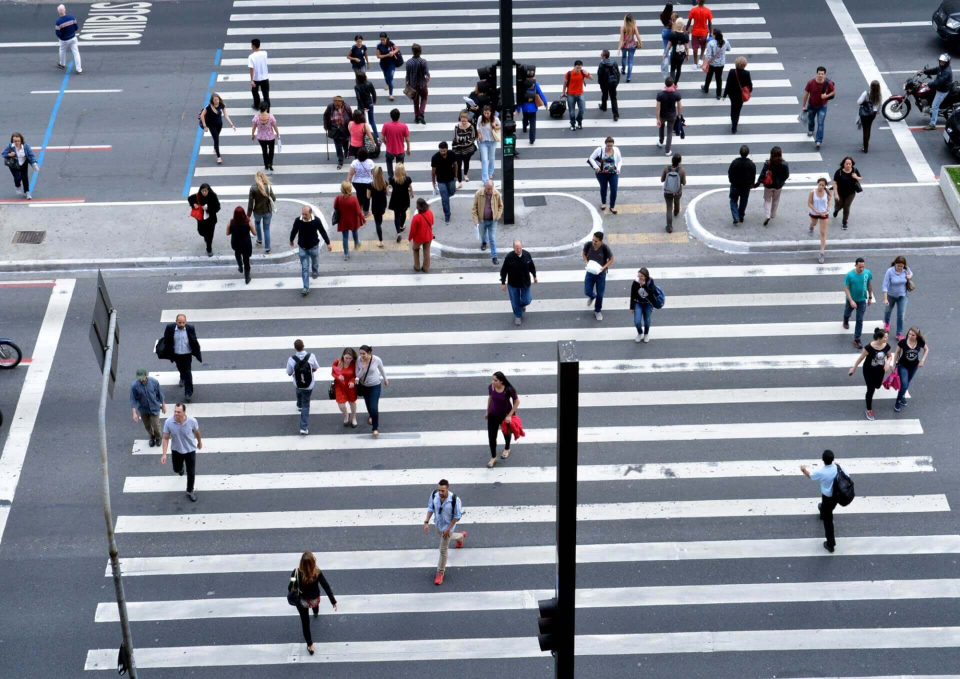
//> input picture exercicio6/Pedestres.jpg, 1920 x 1358 px (shown at 1/2 size)
$ ./tiltshift   (built with g++ and OpenCV 4)
//> lines starting //> are read from the running program, lines starting //| are printed output that depends on the picture
#include <iostream>
#include <cstdio>
#include <opencv2/opencv.hpp>


//decaimento
int dec_slider = 10;
int dec_slider_max = 100;

//altura do centro
int top_slider = 40;
int top_slider_max = 100;

//posição do centro
int centro_slider = 40;
int centro_slider_max = 100;

double alfa;
int l1, l2;
cv::Mat image1, image2, blended, mask;

char TrackbarName[50];

//funcao que aplica os efeitos das 3 trackbars
void on_trackbar_efeito(int, void*){
  image1.copyTo(blended);
  l1 = image1.size().height*(centro_slider - top_slider/2)/100.0;
  l2 = image1.size().height*(centro_slider + top_slider/2)/100.0;
  if(l1<0) l1 = 0;
  if(l2>image1.size().height) l2 = image1.size().height;

  // tag::parte2[]
  //ponderação entre a imagem original com o alfa e a imagem borrada com o negativo de alfa
  //e a combinação delas, resultando no efeito tiltshift
  for(int i=0;i<image1.size().height;i++){
    alfa = 0.5*(tanh((i-l1)/(double)(dec_slider+1.0))-tanh((i-l2)/(double)(dec_slider+1.0)));
    cv::addWeighted(image1.row(i), alfa, image2.row(i), 1-alfa, 0.0, blended.row(i));
  }
  cv::imshow("tiltshift", blended);
   // end::parte2[]
}

int main(int argvc, char** argv){
  // tag::parte1[]
  image1 = cv::imread("Pedestres.jpg");
//> image1 is the input picture: 1358 rows x 1920 cols, CV_8UC3; mean B, G, R 150.8, 139, 134.1
  resize(image1, image1, cv::Size(750,500));
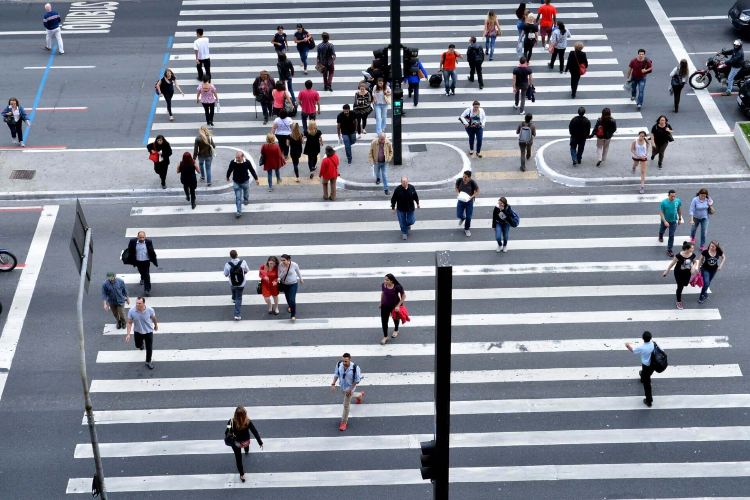
//> image1: 500 rows x 750 cols, CV_8UC3; mean B, G, R 150.7, 138.9, 134
  image1.copyTo(image2);  //image2 é uma copia de image1 que vai passar por um borramento
  float media[] = {0.1111, 0.1111, 0.1111, 0.1111, 0.1111,
                   0.1111, 0.1111, 0.1111, 0.1111};

  image2.convertTo(image2, CV_32F);
  mask = cv::Mat(3, 3, CV_32F, media);
  //aplicando o filtro 10 vezes para reforçar o borramento
  for(int i=0;i<10;i++){
    cv::filter2D(image2, image2, image2.depth(), mask,
                 cv::Point(1, 1), 0);
  }
//> this loop made 10 passes
//> pass 2, `cv::filter2D(image2, image2, image2.depth(), mask, cv::Point(1, 1), 0);`:
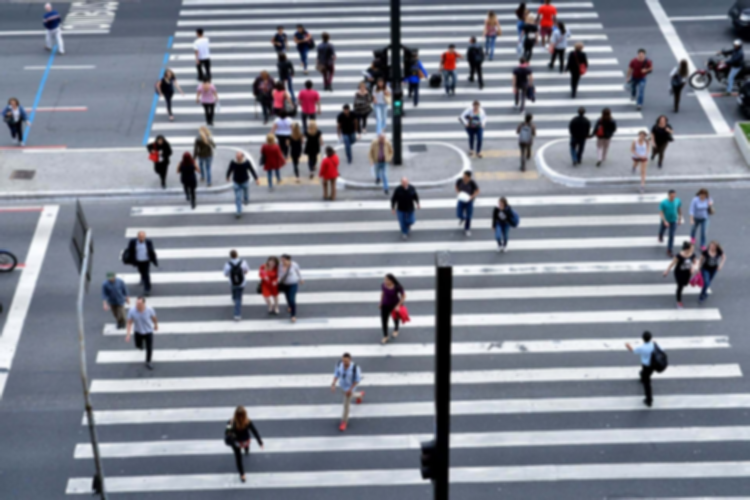
//> image2: 500 rows x 750 cols, CV_32FC3; mean B, G, R 150.7, 138.9, 134
//> after the loop:
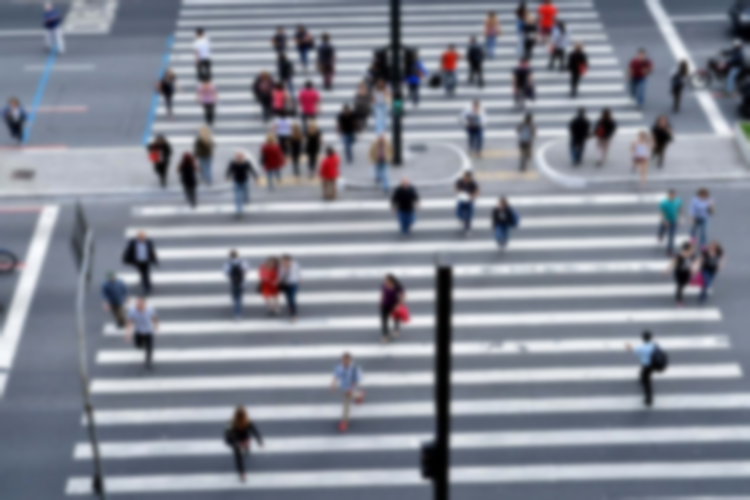
//> image2: 500 rows x 750 cols, CV_32FC3; mean B, G, R 150.6, 138.8, 133.8
  image2.convertTo(image2, CV_8U);
//> image2: 500 rows x 750 cols, CV_8UC3
  // end::parte1[]

  cv::namedWindow("tiltshift", 1);

  std::sprintf( TrackbarName, "Decaimento x %d", dec_slider_max );
  cv::createTrackbar( TrackbarName, "tiltshift",
                      &dec_slider,
                      dec_slider_max,
                      on_trackbar_efeito );

  std::sprintf( TrackbarName, "Altura do centro x %d", top_slider_max );
  cv::createTrackbar( TrackbarName, "tiltshift",
                      &top_slider,
                      top_slider_max,
                      on_trackbar_efeito );

  std::sprintf( TrackbarName, "Posição do centro x %d", centro_slider_max );
  cv::createTrackbar( TrackbarName, "tiltshift",
                      &centro_slider,
                      centro_slider_max,
                      on_trackbar_efeito );

  on_trackbar_efeito(top_slider, 0);
//> after the loop in on_trackbar_efeito, `for(int i=0;i<image1.size().height;i++)`:
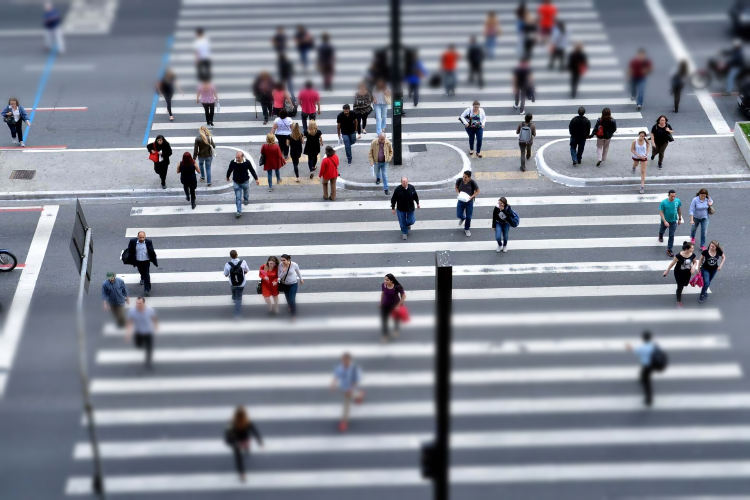
//> blended: 500 rows x 750 cols, CV_8UC3; mean B, G, R 150.6, 138.8, 133.9

  cv::waitKey(0);
  return 0;
}

$ run again, with exercicio6/blend1.jpg copied over exercicio6/Pedestres.jpg
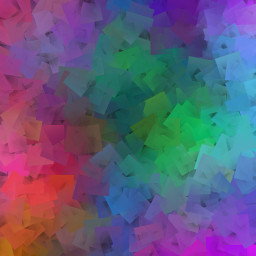
//> input picture exercicio6/blend1.jpg, 256 x 256 px
//> image1 is the input picture: 256 rows x 256 cols, CV_8UC3; mean B, G, R 122.3, 90.9, 96.8
//> `resize(image1, image1, cv::Size(750,500));`:
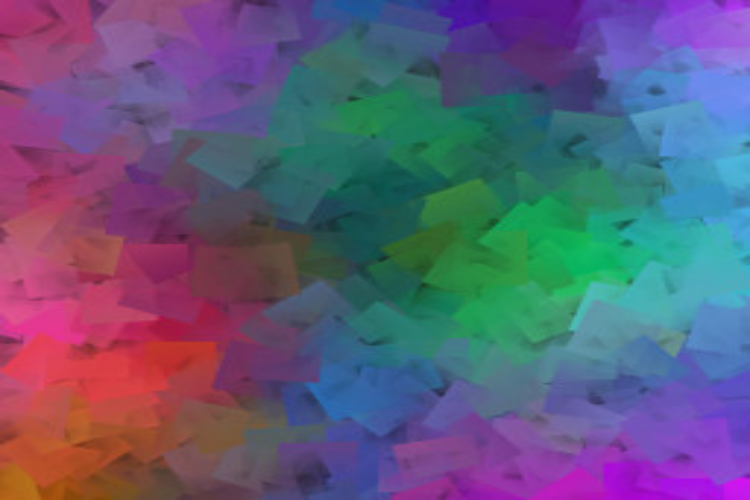
//> image1: 500 rows x 750 cols, CV_8UC3; mean B, G, R 122.2, 90.8, 96.7

$ run again, with exercicio6/blend2.jpg copied over exercicio6/Pedestres.jpg
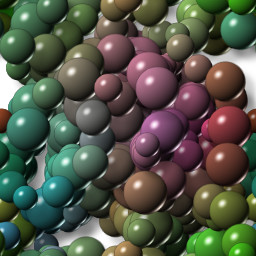
//> input picture exercicio6/blend2.jpg, 256 x 256 px
//> image1 is the input picture: 256 rows x 256 cols, CV_8UC3; mean B, G, R 71.6, 86.1, 82.2
//> `resize(image1, image1, cv::Size(750,500));`:
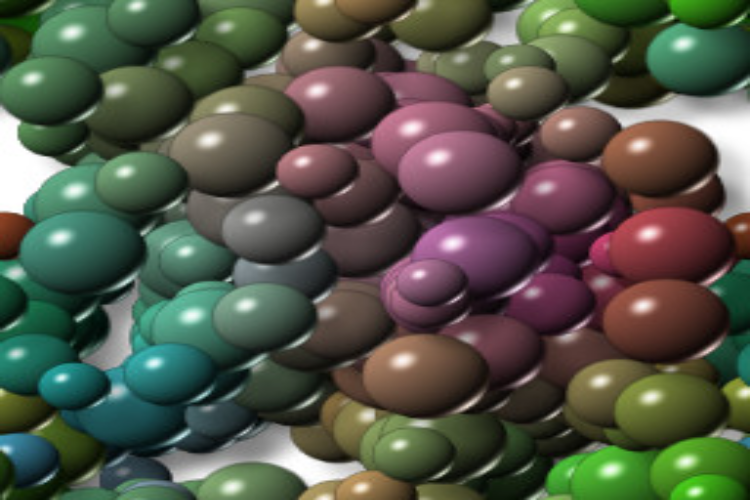
//> image1: 500 rows x 750 cols, CV_8UC3; mean B, G, R 71.5, 86, 82
//> after the loop `for(int i=0;i<10;i++)`:
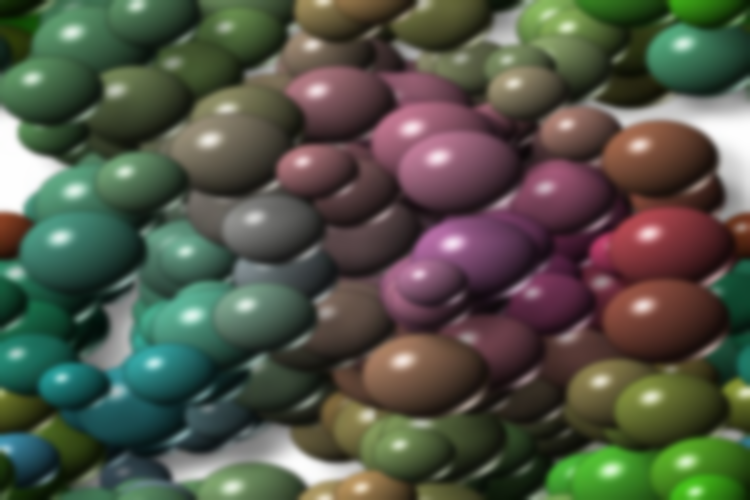
//> image2: 500 rows x 750 cols, CV_32FC3; mean B, G, R 71.4, 85.9, 82

$ run again, with exercicio6/transito.jpg copied over exercicio6/Pedestres.jpg
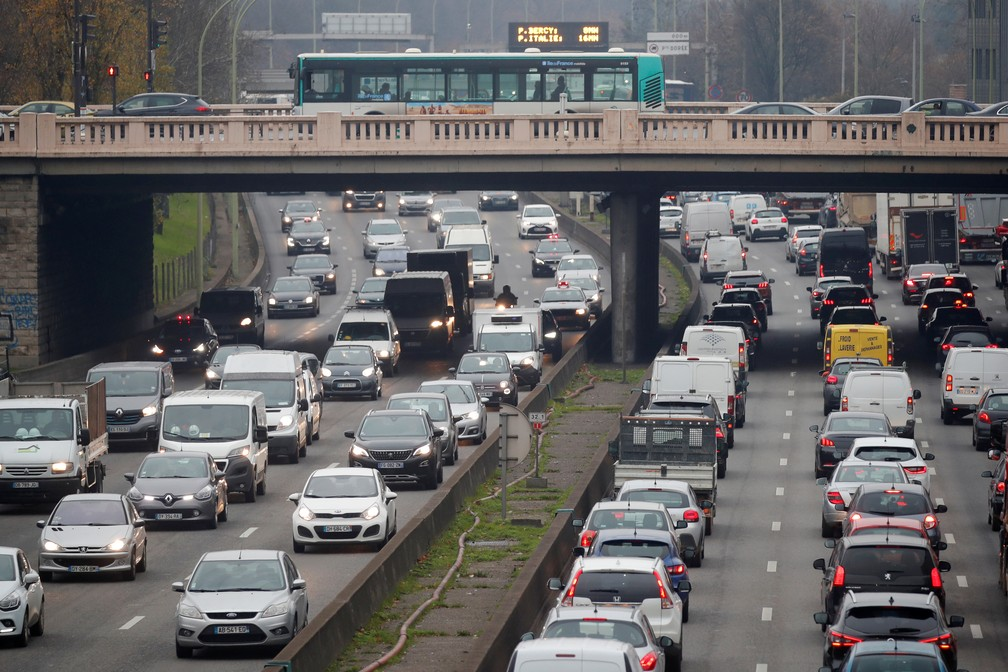
//> input picture exercicio6/transito.jpg, 1008 x 672 px
//> image1 is the input picture: 672 rows x 1008 cols, CV_8UC3; mean B, G, R 101.7, 101, 102.4
//> image1: 500 rows x 750 cols, CV_8UC3
//> after the loop `for(int i=0;i<10;i++)`:
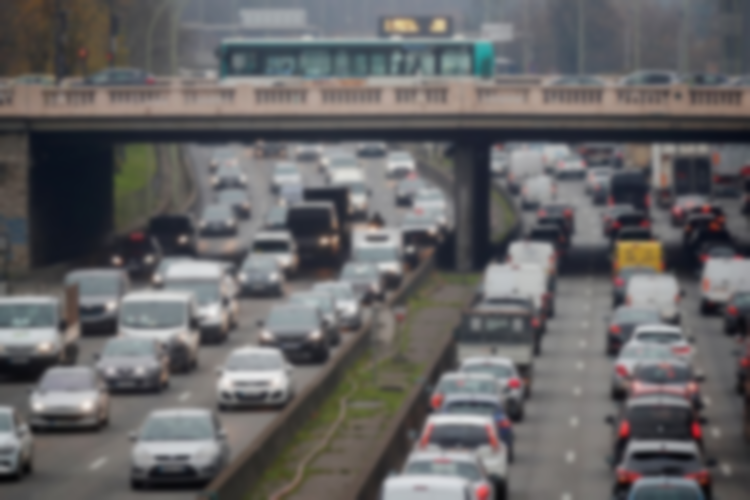
//> image2: 500 rows x 750 cols, CV_32FC3; mean B, G, R 101.5, 100.8, 102.2
//> after the loop in on_trackbar_efeito, `for(int i=0;i<image1.size().height;i++)`:
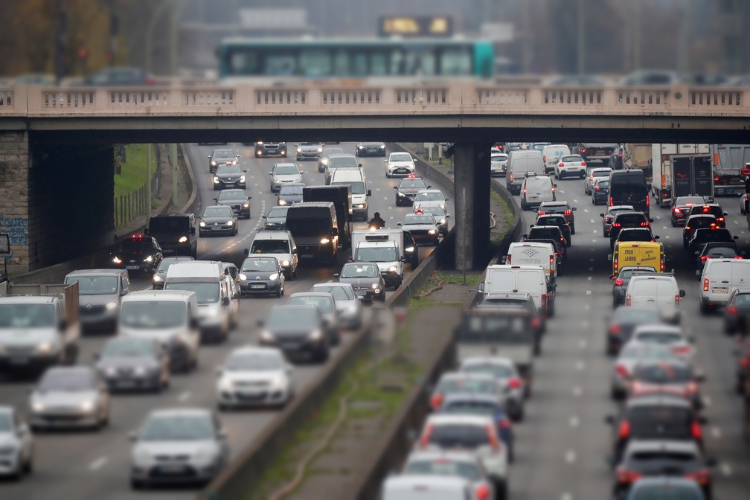
//> blended: 500 rows x 750 cols, CV_8UC3; mean B, G, R 101.5, 100.8, 102.3
